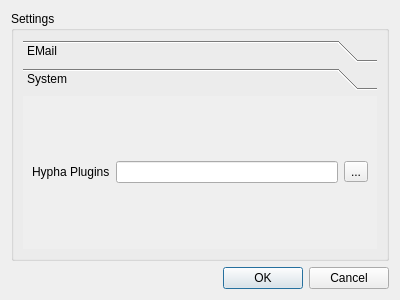
<?xml version="1.0" encoding="UTF-8"?>
<ui version="4.0">
 <class>SettingsWindow</class>
 <widget class="QDialog" name="SettingsWindow">
  <property name="geometry">
   <rect>
    <x>0</x>
    <y>0</y>
    <width>400</width>
    <height>300</height>
   </rect>
  </property>
  <property name="windowTitle">
   <string>Settings</string>
  </property>
  <layout class="QGridLayout" name="gridLayout">
   <item row="2" column="0">
    <widget class="QDialogButtonBox" name="buttonBox">
     <property name="orientation">
      <enum>Qt::Horizontal</enum>
     </property>
     <property name="standardButtons">
      <set>QDialogButtonBox::Cancel|QDialogButtonBox::Ok</set>
     </property>
    </widget>
   </item>
   <item row="1" column="0">
    <widget class="QGroupBox" name="groupBox">
     <property name="title">
      <string>Settings</string>
     </property>
     <layout class="QGridLayout" name="gridLayout_2">
      <item row="0" column="0">
       <widget class="QToolBox" name="toolBox">
        <property name="currentIndex">
         <number>1</number>
        </property>
        <widget class="QWidget" name="EMail">
         <property name="geometry">
          <rect>
           <x>0</x>
           <y>0</y>
           <width>358</width>
           <height>157</height>
          </rect>
         </property>
         <attribute name="label">
          <string>EMail</string>
         </attribute>
         <layout class="QGridLayout" name="gridLayout_3">
          <item row="0" column="0">
           <widget class="QLabel" name="label">
            <property name="text">
             <string>Mail Server:</string>
            </property>
           </widget>
          </item>
          <item row="0" column="1">
           <widget class="QLineEdit" name="serverLineEdit"/>
          </item>
          <item row="1" column="0">
           <widget class="QLabel" name="label_2">
            <property name="text">
             <string>Username:</string>
            </property>
           </widget>
          </item>
          <item row="1" column="1">
           <widget class="QLineEdit" name="usernameLineEdit"/>
          </item>
          <item row="2" column="0">
           <widget class="QLabel" name="label_3">
            <property name="text">
             <string>Password:</string>
            </property>
           </widget>
          </item>
          <item row="2" column="1">
           <widget class="QLineEdit" name="passwordLineEdit">
            <property name="echoMode">
             <enum>QLineEdit::Password</enum>
            </property>
            <property name="readOnly">
             <bool>false</bool>
            </property>
           </widget>
          </item>
         </layout>
        </widget>
        <widget class="QWidget" name="System">
         <property name="geometry">
          <rect>
           <x>0</x>
           <y>0</y>
           <width>358</width>
           <height>157</height>
          </rect>
         </property>
         <attribute name="label">
          <string>System</string>
         </attribute>
         <layout class="QGridLayout" name="gridLayout_4">
          <item row="0" column="1">
           <widget class="QLineEdit" name="pluginsPathEdit"/>
          </item>
          <item row="0" column="0">
           <widget class="QLabel" name="label_5">
            <property name="text">
             <string>Hypha Plugins</string>
            </property>
           </widget>
          </item>
          <item row="0" column="2">
           <widget class="QToolButton" name="pluginsButton">
            <property name="text">
             <string>...</string>
            </property>
           </widget>
          </item>
         </layout>
        </widget>
       </widget>
      </item>
     </layout>
    </widget>
   </item>
  </layout>
 </widget>
 <resources/>
 <connections>
  <connection>
   <sender>buttonBox</sender>
   <signal>accepted()</signal>
   <receiver>SettingsWindow</receiver>
   <slot>accept()</slot>
   <hints>
    <hint type="sourcelabel">
     <x>248</x>
     <y>254</y>
    </hint>
    <hint type="destinationlabel">
     <x>157</x>
     <y>274</y>
    </hint>
   </hints>
  </connection>
  <connection>
   <sender>buttonBox</sender>
   <signal>rejected()</signal>
   <receiver>SettingsWindow</receiver>
   <slot>reject()</slot>
   <hints>
    <hint type="sourcelabel">
     <x>316</x>
     <y>260</y>
    </hint>
    <hint type="destinationlabel">
     <x>286</x>
     <y>274</y>
    </hint>
   </hints>
  </connection>
 </connections>
</ui>
